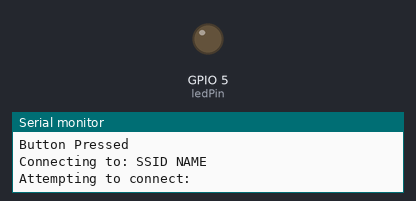
Recording of a sketch running on a simulated ESP8266 (NodeMCU). Shown: output pins drawn as LEDs (lit = HIGH), the last lines printed to the serial monitor. WiFi joins after 1.5 s; servers stay silent unless stated; web services answer with replies made up by the test bench. At 2.5 s the program puts the board to deep sleep or switches it off; the recording ends there.

Above: at 0.1 s.
At 2.37 s:
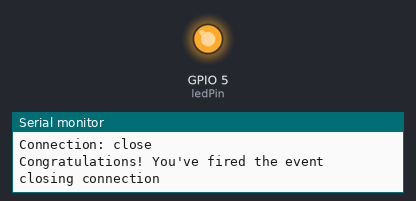
Timing chart, 0 to 2.5 s (numbered marks = the images above):
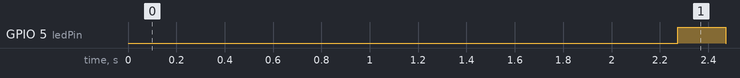

The sketch:

NotificationTest2.ino
```cpp
#include <ESP8266WiFi.h>

#define ledPin 5
#define wakePin 16
#define ssid "lookamee"
#define password "supersimple0"

// Replace with your unique IFTTT URL resource
const char* resource = "/trigger/alarm/with/key/cLoJtbpaT5nLHgmILYZ_ua";

// How your resource variable should look like, but with your own API KEY (that API KEY below is just an example):
//const char* resource = "/trigger/button_pressed/with/key/nAZjOphL3d-ZO4N3k64-1A7gTlNSrxMJdmqy";

// Maker Webhooks IFTTT
const char* server = "maker.ifttt.com";

void setup() {
  Serial.begin(115200);
  while(!Serial) {
  }
  Serial.println(" ");// print an empty line before and after Button Press
  Serial.println("Button Pressed");

  connectToWifi();

  //just connected to Wi-Fi so send notification to ifttt

 makeIFTTTRequest();

  //flash led once
  pinMode(ledPin, OUTPUT);
  digitalWrite(ledPin, HIGH);
  delay(200);
  digitalWrite(ledPin, LOW);

  //now sending board to sleep

  Serial.println("deepsleepnow ");// print an empty line
  ESP.deepSleep(100000);
}
void connectToWifi() {
  Serial.print("Connecting to: SSID NAME"); //uncomment next line to show SSID name
  //Serial.print(ssid);
  WiFi.begin(ssid, password);
  Serial.println(" ");// print an empty line
  Serial.print("Attempting to connect: ");

  //try to connect for 10 seconds
  int i = 10;
  while(WiFi.status() != WL_CONNECTED && i >=0) {
    delay(1000);
    Serial.print(i);
    Serial.print(", ");
    i--;
  }
  Serial.println(" ");// print an empty line

  //print connection result
  if(WiFi.status() == WL_CONNECTED){
    Serial.print("Connected.");
    Serial.println(" ");// print an empty line
    Serial.print("NodeMCU ip address: ");
    Serial.println(WiFi.localIP());
  }
  else {
    Serial.println("Connection failed - check your credentials or connection");
  }
}
// Make an HTTP request to the IFTTT web service
void makeIFTTTRequest() {
 Serial.print("Connecting to ");
 Serial.print(server);

 WiFiClient client;
 int retries = 5;
 while(!!!client.connect(server, 80) && (retries-- > 0)) {
   Serial.print(".");
 }
 Serial.println();
 if(!!!client.connected()) {
    Serial.println("Failed to connect, going back to sleep");
 }

 Serial.print("Request resource: ");
 Serial.println(resource);
 client.print(String("GET ") + resource +
                 " HTTP/1.1\r\n" +
                 "Host: " + server + "\r\n" +
                 "Connection: close\r\n\r\n");

 int timeout = 5 * 10; // 5 seconds
 while(!!!client.available() && (timeout-- > 0)){
   delay(100);
 }
 if(!!!client.available()) {
    Serial.println("No response, going back to sleep");
 }
 while(client.available()){
   Serial.write(client.read());
 }

 Serial.println("\nclosing connection");
 client.stop();
}

void loop(){
  //if deep sleep is working, this code will never run.
  Serial.println("This shouldn't get printed");
}
```

Measured:
- by itself, GPIO 5 (ledPin): LOW → HIGH at 2.3 s, → LOW 0.20 s later
